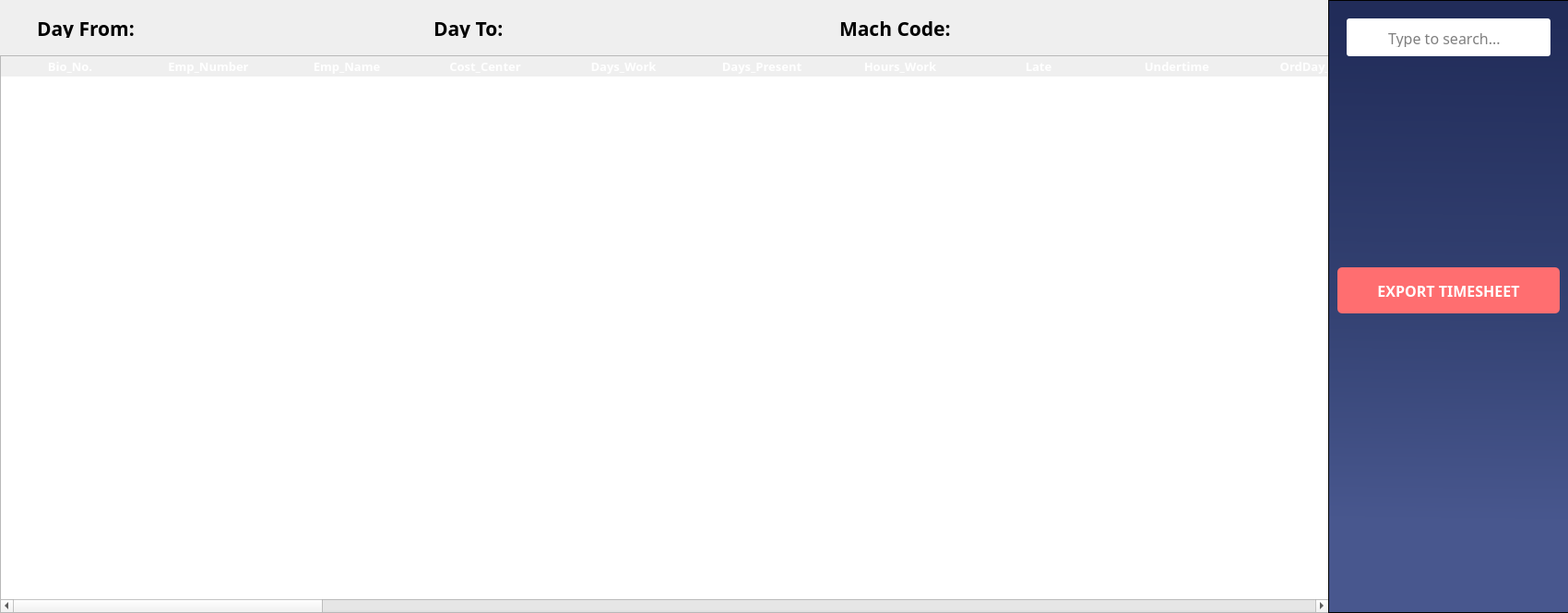
<?xml version="1.0" encoding="UTF-8"?>
<ui version="4.0">
 <class>Dialog</class>
 <widget class="QDialog" name="Dialog">
  <property name="geometry">
   <rect>
    <x>0</x>
    <y>0</y>
    <width>1700</width>
    <height>665</height>
   </rect>
  </property>
  <property name="windowTitle">
   <string>Timesheet</string>
  </property>
  <property name="windowIcon">
   <iconset>
    <normaloff>../Icons/logo.svg</normaloff>../Icons/logo.svg</iconset>
  </property>
  <widget class="QWidget" name="widget" native="true">
   <property name="geometry">
    <rect>
     <x>0</x>
     <y>0</y>
     <width>1441</width>
     <height>61</height>
    </rect>
   </property>
   <property name="styleSheet">
    <string notr="true">background-color: &quot;#DCE5FE&quot;;</string>
   </property>
   <widget class="QLabel" name="lblDateFrom">
    <property name="geometry">
     <rect>
      <x>40</x>
      <y>20</y>
      <width>121</width>
      <height>21</height>
     </rect>
    </property>
    <property name="font">
     <font>
      <family>Poppins</family>
      <pointsize>16</pointsize>
      <weight>75</weight>
      <bold>true</bold>
     </font>
    </property>
    <property name="text">
     <string>Day From:</string>
    </property>
   </widget>
   <widget class="QLabel" name="lblFrom">
    <property name="geometry">
     <rect>
      <x>160</x>
      <y>20</y>
      <width>181</width>
      <height>21</height>
     </rect>
    </property>
    <property name="font">
     <font>
      <family>Poppins</family>
      <pointsize>12</pointsize>
      <weight>50</weight>
      <bold>false</bold>
     </font>
    </property>
    <property name="text">
     <string/>
    </property>
    <property name="alignment">
     <set>Qt::AlignCenter</set>
    </property>
   </widget>
   <widget class="QLabel" name="lblTo">
    <property name="geometry">
     <rect>
      <x>560</x>
      <y>20</y>
      <width>181</width>
      <height>21</height>
     </rect>
    </property>
    <property name="font">
     <font>
      <family>Poppins</family>
      <pointsize>12</pointsize>
      <weight>50</weight>
      <bold>false</bold>
     </font>
    </property>
    <property name="text">
     <string/>
    </property>
    <property name="alignment">
     <set>Qt::AlignCenter</set>
    </property>
   </widget>
   <widget class="QLabel" name="lblDateTo">
    <property name="geometry">
     <rect>
      <x>470</x>
      <y>20</y>
      <width>91</width>
      <height>21</height>
     </rect>
    </property>
    <property name="font">
     <font>
      <family>Poppins</family>
      <pointsize>16</pointsize>
      <weight>75</weight>
      <bold>true</bold>
     </font>
    </property>
    <property name="text">
     <string>Day To:</string>
    </property>
   </widget>
   <widget class="QLabel" name="lblMachCode">
    <property name="geometry">
     <rect>
      <x>910</x>
      <y>20</y>
      <width>131</width>
      <height>21</height>
     </rect>
    </property>
    <property name="font">
     <font>
      <family>Poppins</family>
      <pointsize>16</pointsize>
      <weight>75</weight>
      <bold>true</bold>
     </font>
    </property>
    <property name="text">
     <string>Mach Code:</string>
    </property>
   </widget>
   <widget class="QLabel" name="lblMach">
    <property name="geometry">
     <rect>
      <x>1040</x>
      <y>20</y>
      <width>160</width>
      <height>21</height>
     </rect>
    </property>
    <property name="font">
     <font>
      <family>Poppins</family>
      <pointsize>12</pointsize>
      <weight>50</weight>
      <bold>false</bold>
     </font>
    </property>
    <property name="text">
     <string/>
    </property>
    <property name="alignment">
     <set>Qt::AlignCenter</set>
    </property>
   </widget>
  </widget>
  <widget class="QTableWidget" name="TimeSheetTable">
   <property name="geometry">
    <rect>
     <x>0</x>
     <y>60</y>
     <width>1441</width>
     <height>605</height>
    </rect>
   </property>
   <property name="sizePolicy">
    <sizepolicy hsizetype="Fixed" vsizetype="Fixed">
     <horstretch>0</horstretch>
     <verstretch>0</verstretch>
    </sizepolicy>
   </property>
   <property name="font">
    <font>
     <family>Poppins SemiBold</family>
     <pointsize>10</pointsize>
     <weight>75</weight>
     <bold>true</bold>
    </font>
   </property>
   <property name="focusPolicy">
    <enum>Qt::ClickFocus</enum>
   </property>
   <property name="contextMenuPolicy">
    <enum>Qt::DefaultContextMenu</enum>
   </property>
   <property name="styleSheet">
    <string notr="true">/* Header Design */

QHeaderView::section {
	font-family: Poppins;
	font-weight: bold;
	font-size: 13px;
	color: white;
	background-color: &quot;#344273&quot;;
	border: none;
}

/* Style for the selected row */
QTableView::item:selected:active {
	 selection-background-color: &quot;#9DADDF&quot;;
}

/* Style for the alternate row */
QTableWidget {
	alternate-background-color: &quot;#DDDDDD&quot;;
}</string>
   </property>
   <property name="horizontalScrollBarPolicy">
    <enum>Qt::ScrollBarAsNeeded</enum>
   </property>
   <property name="sizeAdjustPolicy">
    <enum>QAbstractScrollArea::AdjustIgnored</enum>
   </property>
   <property name="editTriggers">
    <set>QAbstractItemView::NoEditTriggers</set>
   </property>
   <property name="tabKeyNavigation">
    <bool>false</bool>
   </property>
   <property name="showDropIndicator" stdset="0">
    <bool>false</bool>
   </property>
   <property name="dragDropOverwriteMode">
    <bool>false</bool>
   </property>
   <property name="alternatingRowColors">
    <bool>true</bool>
   </property>
   <property name="selectionMode">
    <enum>QAbstractItemView::SingleSelection</enum>
   </property>
   <property name="selectionBehavior">
    <enum>QAbstractItemView::SelectRows</enum>
   </property>
   <property name="textElideMode">
    <enum>Qt::ElideRight</enum>
   </property>
   <property name="showGrid">
    <bool>false</bool>
   </property>
   <property name="gridStyle">
    <enum>Qt::SolidLine</enum>
   </property>
   <property name="sortingEnabled">
    <bool>false</bool>
   </property>
   <property name="cornerButtonEnabled">
    <bool>false</bool>
   </property>
   <property name="columnCount">
    <number>38</number>
   </property>
   <attribute name="horizontalHeaderVisible">
    <bool>true</bool>
   </attribute>
   <attribute name="horizontalHeaderCascadingSectionResizes">
    <bool>true</bool>
   </attribute>
   <attribute name="horizontalHeaderMinimumSectionSize">
    <number>50</number>
   </attribute>
   <attribute name="horizontalHeaderDefaultSectionSize">
    <number>150</number>
   </attribute>
   <attribute name="horizontalHeaderHighlightSections">
    <bool>true</bool>
   </attribute>
   <attribute name="horizontalHeaderShowSortIndicator" stdset="0">
    <bool>false</bool>
   </attribute>
   <attribute name="horizontalHeaderStretchLastSection">
    <bool>true</bool>
   </attribute>
   <attribute name="verticalHeaderVisible">
    <bool>false</bool>
   </attribute>
   <attribute name="verticalHeaderCascadingSectionResizes">
    <bool>false</bool>
   </attribute>
   <attribute name="verticalHeaderMinimumSectionSize">
    <number>23</number>
   </attribute>
   <attribute name="verticalHeaderDefaultSectionSize">
    <number>31</number>
   </attribute>
   <attribute name="verticalHeaderHighlightSections">
    <bool>false</bool>
   </attribute>
   <attribute name="verticalHeaderShowSortIndicator" stdset="0">
    <bool>false</bool>
   </attribute>
   <column>
    <property name="text">
     <string>Bio_No.</string>
    </property>
   </column>
   <column>
    <property name="text">
     <string>Emp_Number</string>
    </property>
   </column>
   <column>
    <property name="text">
     <string>Emp_Name</string>
    </property>
    <property name="font">
     <font>
      <strikeout>false</strikeout>
     </font>
    </property>
    <property name="foreground">
     <brush brushstyle="SolidPattern">
      <color alpha="255">
       <red>0</red>
       <green>0</green>
       <blue>0</blue>
      </color>
     </brush>
    </property>
   </column>
   <column>
    <property name="text">
     <string>Cost_Center</string>
    </property>
   </column>
   <column>
    <property name="text">
     <string>Days_Work</string>
    </property>
   </column>
   <column>
    <property name="text">
     <string>Days_Present</string>
    </property>
   </column>
   <column>
    <property name="text">
     <string>Hours_Work</string>
    </property>
   </column>
   <column>
    <property name="text">
     <string>Late</string>
    </property>
   </column>
   <column>
    <property name="text">
     <string>Undertime</string>
    </property>
   </column>
   <column>
    <property name="text">
     <string>OrdDay_Hrs</string>
    </property>
   </column>
   <column>
    <property name="text">
     <string>OrdDayOT_Hrs</string>
    </property>
   </column>
   <column>
    <property name="text">
     <string>OrdDayND_Hrs</string>
    </property>
   </column>
   <column>
    <property name="text">
     <string>OrdDayNDOT_Hrs</string>
    </property>
   </column>
   <column>
    <property name="text">
     <string>RstDay_Hrs</string>
    </property>
   </column>
   <column>
    <property name="text">
     <string>RstDayOT_Hrs</string>
    </property>
   </column>
   <column>
    <property name="text">
     <string>RstDayND_Hrs</string>
    </property>
   </column>
   <column>
    <property name="text">
     <string>RstDayNDOT_Hrs</string>
    </property>
   </column>
   <column>
    <property name="text">
     <string>SplHlyday_Hrs</string>
    </property>
   </column>
   <column>
    <property name="text">
     <string>SplHlydayOT_Hrs</string>
    </property>
   </column>
   <column>
    <property name="text">
     <string>SplHlydayND_Hrs</string>
    </property>
   </column>
   <column>
    <property name="text">
     <string>SplHlydayNDOT_Hrs</string>
    </property>
   </column>
   <column>
    <property name="text">
     <string>RegHlyday_Hrs</string>
    </property>
   </column>
   <column>
    <property name="text">
     <string>RegHlydayOT_Hrs</string>
    </property>
   </column>
   <column>
    <property name="text">
     <string>RegHlydayND_Hrs</string>
    </property>
   </column>
   <column>
    <property name="text">
     <string>RegHlydayNDOT_Hrs</string>
    </property>
   </column>
   <column>
    <property name="text">
     <string>SplHldyRD_Hrs</string>
    </property>
   </column>
   <column>
    <property name="text">
     <string>SplHldyRDOT_Hrs</string>
    </property>
   </column>
   <column>
    <property name="text">
     <string>SplHldyRDND_Hrs</string>
    </property>
   </column>
   <column>
    <property name="text">
     <string>SplHldyRDNDOT_Hrs</string>
    </property>
   </column>
   <column>
    <property name="text">
     <string>RegHldyRD_Hrs</string>
    </property>
   </column>
   <column>
    <property name="text">
     <string>RegHldyRDOT_Hrs</string>
    </property>
   </column>
   <column>
    <property name="text">
     <string>RegHldyRDND_Hrs</string>
    </property>
   </column>
   <column>
    <property name="text">
     <string>RegHldyRDNDOT_Hrs</string>
    </property>
   </column>
   <column>
    <property name="text">
     <string>Absent</string>
    </property>
   </column>
   <column>
    <property name="text">
     <string>Date_Posted</string>
    </property>
   </column>
   <column>
    <property name="text">
     <string>Remarks</string>
    </property>
   </column>
   <column>
    <property name="text">
     <string>Emp_Company</string>
    </property>
   </column>
   <column>
    <property name="text">
     <string>Legal_Holiday</string>
    </property>
   </column>
  </widget>
  <widget class="QFrame" name="sideBar">
   <property name="geometry">
    <rect>
     <x>1440</x>
     <y>0</y>
     <width>261</width>
     <height>665</height>
    </rect>
   </property>
   <property name="font">
    <font>
     <family>Poppins</family>
     <weight>75</weight>
     <bold>true</bold>
    </font>
   </property>
   <property name="styleSheet">
    <string notr="true">#sideBar{
	background-color: qlineargradient(spread:pad, x1:0.508, y1:0.0340909, x2:0.503051, y2:1, stop:0 rgba(33, 44, 89, 255), stop:0.497175 rgba(52, 66, 115, 255), stop:0.847458 rgba(72, 87, 142, 255))
}

#btnInsertDeduction{
background-color: &quot;#546aba&quot;;
color: white;
border: none;
border-radius: 5px;
}

#btnInsertDeduction:hover{
background-color: #485ba1;
}

#btnPayTrans{
border-radius: 5px;
color: white;
background-color: &quot;#30d977&quot;;
}

#btnPayTrans:hover{
	background-color: &quot;#26ad5f&quot;;
}

#btnSendToEmail{
border-radius: 5px;
color: white;
background-color: rgb(255, 110, 112);
}

#btnSendToEmail:hover{
background-color: #c75657;
}</string>
   </property>
   <property name="frameShape">
    <enum>QFrame::StyledPanel</enum>
   </property>
   <property name="frameShadow">
    <enum>QFrame::Raised</enum>
   </property>
   <widget class="QFrame" name="searchBar">
    <property name="geometry">
     <rect>
      <x>20</x>
      <y>20</y>
      <width>221</width>
      <height>41</height>
     </rect>
    </property>
    <property name="focusPolicy">
     <enum>Qt::StrongFocus</enum>
    </property>
    <property name="styleSheet">
     <string notr="true">#searchBar{
	border: 1px solid &quot;#344273&quot;;
	border-radius: 3px; 
}
*{
background-color: white;
}</string>
    </property>
    <property name="frameShape">
     <enum>QFrame::StyledPanel</enum>
    </property>
    <property name="frameShadow">
     <enum>QFrame::Raised</enum>
    </property>
    <widget class="QLineEdit" name="txtSearch_4">
     <property name="geometry">
      <rect>
       <x>43</x>
       <y>10</y>
       <width>171</width>
       <height>21</height>
      </rect>
     </property>
     <property name="font">
      <font>
       <family>Poppins</family>
       <pointsize>12</pointsize>
      </font>
     </property>
     <property name="focusPolicy">
      <enum>Qt::ClickFocus</enum>
     </property>
     <property name="styleSheet">
      <string notr="true">#txtSearch{

}</string>
     </property>
     <property name="text">
      <string/>
     </property>
     <property name="frame">
      <bool>false</bool>
     </property>
     <property name="placeholderText">
      <string>Type to search...</string>
     </property>
    </widget>
    <widget class="QLabel" name="searchIcon_4">
     <property name="geometry">
      <rect>
       <x>10</x>
       <y>10</y>
       <width>31</width>
       <height>21</height>
      </rect>
     </property>
     <property name="styleSheet">
      <string notr="true">#searchIcon{
	background-color: white;
}</string>
     </property>
     <property name="text">
      <string/>
     </property>
     <property name="pixmap">
      <pixmap>../Icons/search.svg</pixmap>
     </property>
     <property name="scaledContents">
      <bool>false</bool>
     </property>
     <property name="alignment">
      <set>Qt::AlignCenter</set>
     </property>
    </widget>
   </widget>
   <widget class="QWidget" name="widget_2" native="true">
    <property name="geometry">
     <rect>
      <x>10</x>
      <y>280</y>
      <width>241</width>
      <height>71</height>
     </rect>
    </property>
    <property name="styleSheet">
     <string notr="true">#btnCheckSched, #btnFilter {
	background-color: &quot;#546aba&quot;;
	color: white;
	border-radius: 5px;
}

#btnTimeSheet, #btnImport{
border-radius: 5px;
	color: white;
background-color: &quot;#30d977&quot;;
}

#btnExport{
background-color: rgb(255, 110, 112);
	color: white;
	border-radius: 5px;
}

#btnCheckSched:hover, #btnFilter:hover{
background-color: #485ba1;
}

#btnTimeSheet:hover, #btnImport:hover{
	background-color: &quot;#26ad5f&quot;;
}

#btnExport:hover{
background-color: #c75657;
}

</string>
    </property>
    <layout class="QVBoxLayout" name="verticalLayout_2">
     <item>
      <widget class="QPushButton" name="btnExport">
       <property name="sizePolicy">
        <sizepolicy hsizetype="Minimum" vsizetype="Fixed">
         <horstretch>0</horstretch>
         <verstretch>0</verstretch>
        </sizepolicy>
       </property>
       <property name="minimumSize">
        <size>
         <width>0</width>
         <height>50</height>
        </size>
       </property>
       <property name="font">
        <font>
         <family>Poppins</family>
         <pointsize>12</pointsize>
         <weight>75</weight>
         <bold>true</bold>
        </font>
       </property>
       <property name="cursor">
        <cursorShape>PointingHandCursor</cursorShape>
       </property>
       <property name="styleSheet">
        <string notr="true"/>
       </property>
       <property name="text">
        <string>EXPORT TIMESHEET</string>
       </property>
       <property name="icon">
        <iconset>
         <normaloff>../Icons/export.svg</normaloff>../Icons/export.svg</iconset>
       </property>
       <property name="iconSize">
        <size>
         <width>22</width>
         <height>22</height>
        </size>
       </property>
      </widget>
     </item>
    </layout>
   </widget>
  </widget>
 </widget>
 <resources/>
 <connections/>
</ui>
